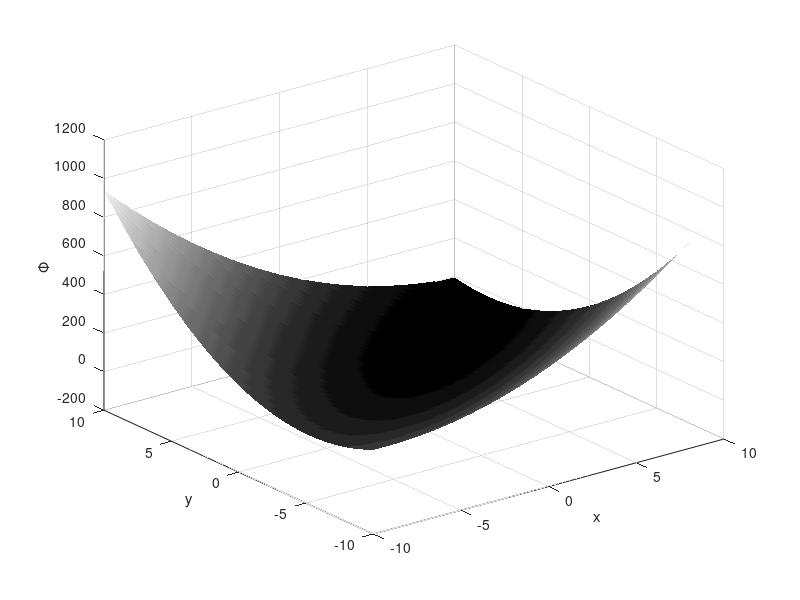
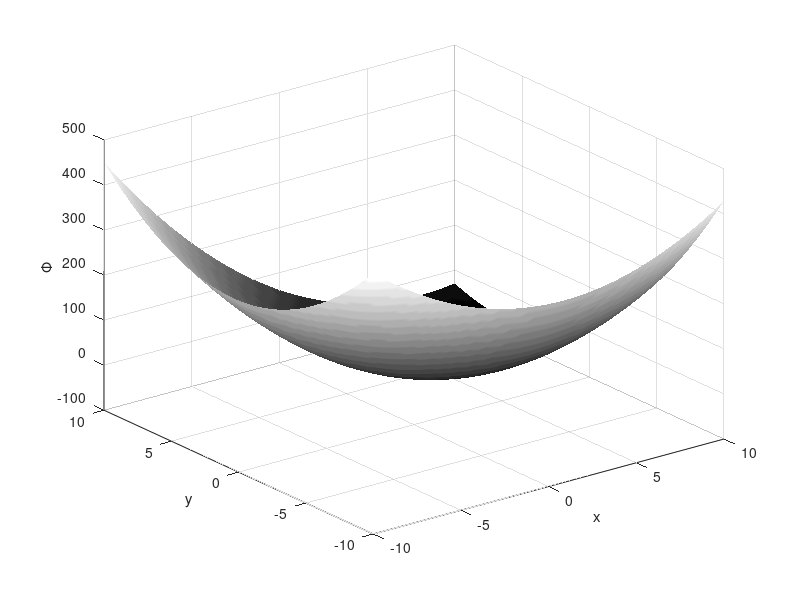
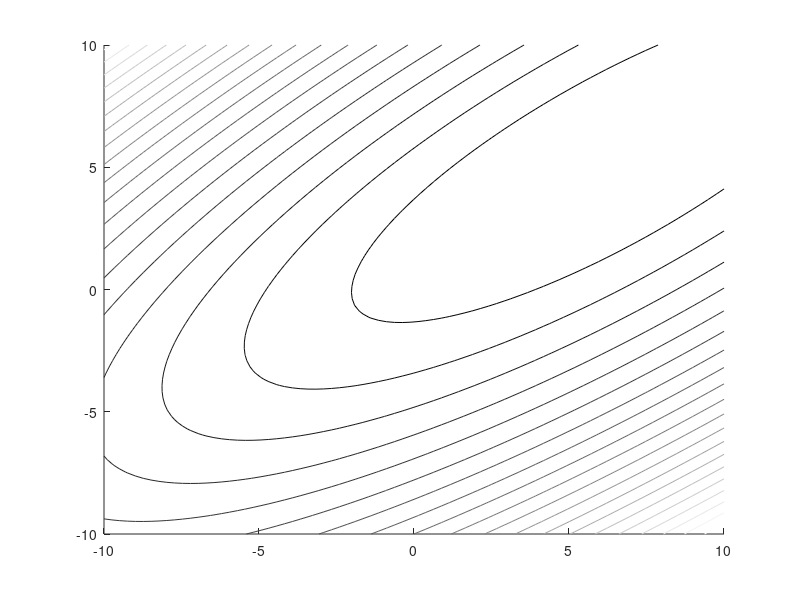
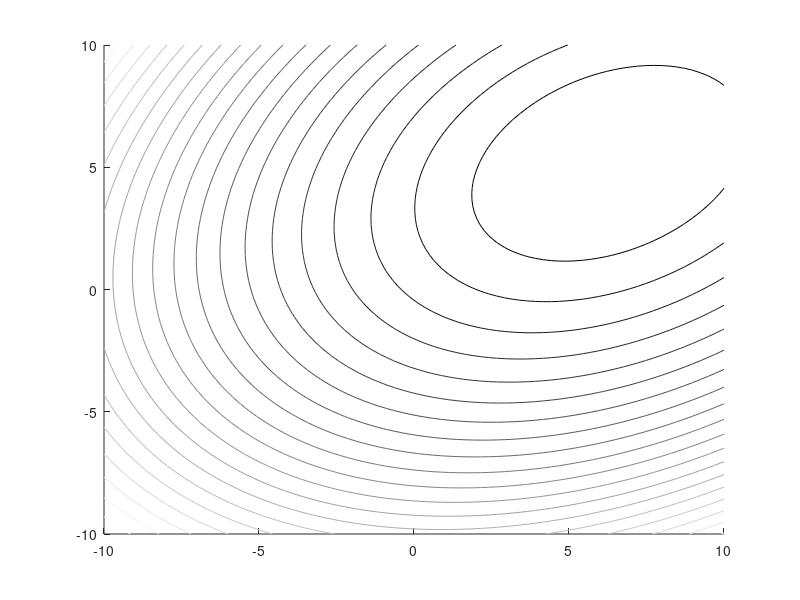

Source code (MATLAB) for these figures, in order: (Note: this script raises an error after producing the figures.)
% set(0, 'DefaultFigureRenderer', 'painters');

clc
close all
clear all

% precondizionatore assegnato
P = [1.0912 -0.8587
    -0.8587  1.5921];

% dati del sistema Ax=b
A=[4.2  -4.32
  -4.32  6.76];
b=[4;8];

x0=[-9;-9]; % guess iniziale
nmax = 1e3; % massimo di iterazioni
tol = 1e-7; % tolleranza

% creazione dell'energia del sistema
x = linspace(-10,10,80);
y = linspace(-10,10,80);
[X,Y] = meshgrid(x,y);
Phi = 0.5* ( A(1,1)*X.^2 + A(2,2)*Y.^2 + 2*A(1,2)*X.*Y ) - b(1)*X - b(2)*Y;

% effetto del precondizionamento
PA = P\A;
Pb = P\b;
Phi_prec = 0.5* ( PA(1,1)*X.^2 + PA(2,2)*Y.^2 + 2*PA(1,2)*X.*Y ) - Pb(1)*X - Pb(2)*Y;

%% plot energia del sistema (superficie)
figure

surf(X,Y,Phi)
colormap(gray(20));
shading interp;
xlabel('x');
ylabel('y');
zlabel('\Phi');
%title('Energia del sistema')

%% plot energia del sistema (superficie) precond.
figure

surf(X,Y,Phi_prec)
colormap(gray(20));
shading interp;
xlabel('x');
ylabel('y');
zlabel('\Phi');
%title('Energia del sistema precondizionato')

%% plot energia del sistema (linee di livello)
figure
hold on
contour(X,Y,Phi,20,'DisplayName','energia del sistema')
colormap(gray)

%% plot energia del sistema (linee di livello) precondizionato
figure
hold on
contour(X,Y,Phi_prec,20,'DisplayName','energia del sistema precondizionato')
colormap(gray)

%% soluzione e plot gradiente
[xk, k_grad] = gradiente(A, b, eye(size(A)), x0, tol, nmax);
plot(xk(1,:),xk(2,:),'-ok','LineWidth',1,'MarkerSize',4,'DisplayName','gradiente non precondizionato') 
k_grad


%% soluzione e plot gradiente precondizionato
[xk, k_grad_prec] = gradiente(A, b, P, x0, tol, nmax);
plot(xk(1,:),xk(2,:),'-.ok','LineWidth',1,'MarkerSize',4,'DisplayName','gradiente precondizionato')
k_grad_prec


